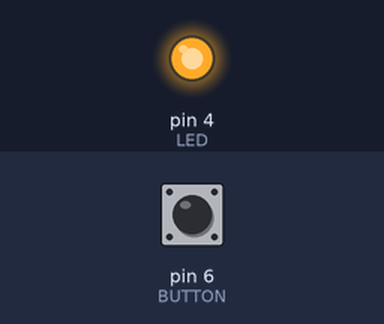
Bench run of a sketch on a simulated Arduino Uno, built with avr-gcc and run on an emulated ATmega328P. Parts: output pins drawn as LEDs (lit = HIGH). Inputs (shaded band) come from the test bench; at power-on: pin 6 (BUTTON) LOW.

Above: at 1.2 s.
1.3 s: pin 6 (BUTTON) pulled HIGH for 0.15 s
At 1.37 s:
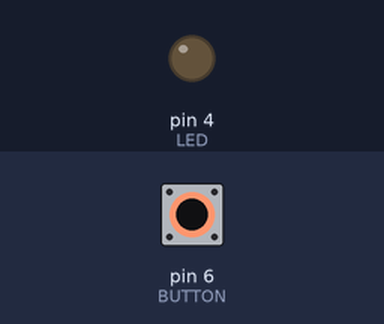
2.9 s: pin 6 (BUTTON) pulled HIGH for 3.2 s
At 6.6 s:
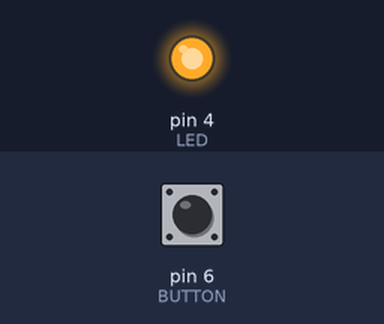
Timing chart, 0 to 8.1 s (numbered marks = the images above; inputs shaded):
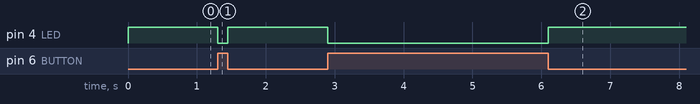

Measured:
- after the input at 1.3 s, pin 4 (LED): HIGH → LOW at once, → HIGH 0.15 s later
- after the input at 2.9 s, pin 4 (LED): HIGH → LOW at once, → HIGH 3.2 s later

The sketch:

02_Push-Button-Controlled-LED-System.ino
```cpp
// Episode 2: Push Button Controlled LED System

int LED = 4;        // LED connected to pin 4
int BUTTON = 6;     // Button connected to pin 6

void setup()
{
  pinMode(LED, OUTPUT);      // Set LED pin as output
  pinMode(BUTTON, INPUT);    // Set Button pin as input
}

void loop()
{
  if (digitalRead(BUTTON) == HIGH)   // If button is pressed
  {
    digitalWrite(LED, LOW);          // Turn LED OFF
  }
  else
  {
    digitalWrite(LED, HIGH);         // Turn LED ON
  }
}
```
